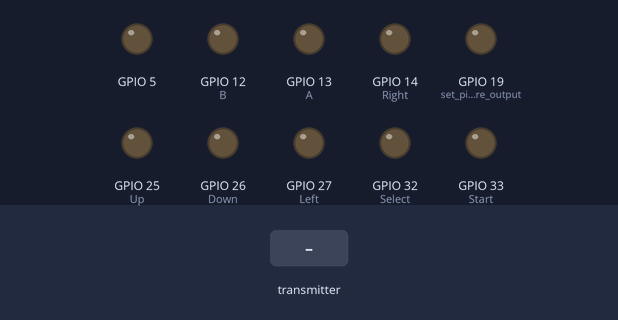
This sketch was run on a simulated ESP32. Shown: output pins drawn as LEDs (lit = HIGH). Inputs (shaded band) come from the test bench. WiFi joins after 1.5 s; servers stay silent unless stated; what the sketch prints to the serial monitor is not drawn.

Above: at 0.0 s.
At 10.1 s:
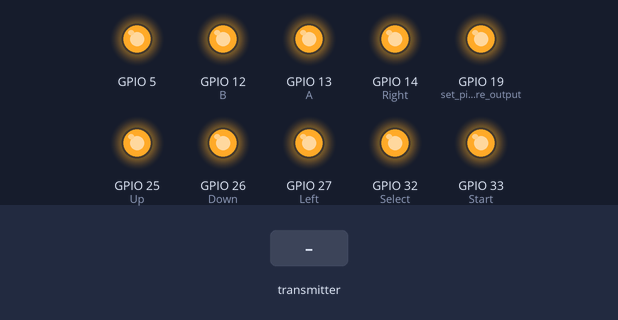
At 13.2 s:
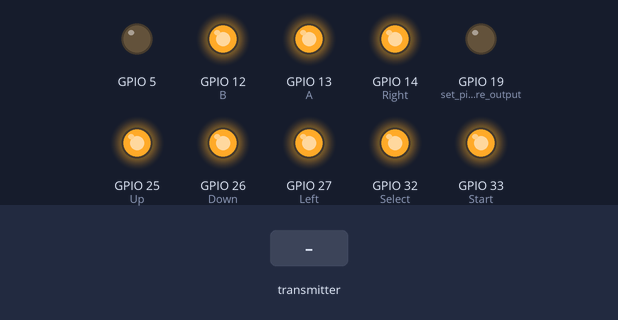
13.3 s: the transmitter starts sending button = 0
Timing chart, 0 to 16.3 s (numbered marks = the images above; inputs shaded):
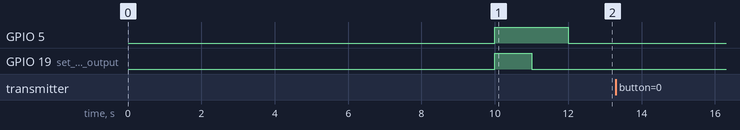

Measured:
- after the input at 13.3 s, every drawn part: stays the same

The sketch:

Original_ESPNow_Receiver.ino
```cpp
/************************************************************************
  Dylan Bollone
  IEEE Tetris Project
  ESP32 on Tetris-Machine board
  Last Updated: 11/19/2025
************************************************************************/

/************************************************************************
  Following code is for the ESP32 connected to the micros from an old
  Micros-II project (LED Coffee Table Featuring Tetris). The purpose of
  This ESP32 is to recieve data from another ESP32 board, and decode
  information into information that the micros from the orignial Tertis
  Table can use.

  Quick note: Tetris Table and Tetris Machine refer to the same
              inanimate object
************************************************************************/

/************************************************************************
  Give credit to: Rui Santos
  Used their resources to set up working ESPNOW communication
  Complete project details at https://randomnerdtutorials.com
************************************************************************/

// load in wifi and esp now libraries
#include <WiFi.h>
#include <esp_now.h>

// Initialize vars to gpio pins
// These are the pins used to output data to the Tetris Table
#define A 13
#define B 12
#define Select 32
#define Start 33
#define Up 25
#define Down 26
#define Left 27
#define Right 14

// time delay const amount among input delays
//   There is a level of uncertainty on how fast the two ESP32s can communicate to change button data
//   because I am unsure how long the Tetris Table needs before button press data can be changed
const int d_time = 50;

// struct for incoming data - same as outgoing data from other esp32
//   the examples from Santos used structs, I am unsure if structs are neccessary for this use-case
//   but I did not want to break anything. Also if I ever wish to send more data, a struct would have
//   to be implemented anyway
typedef struct data
{
  char button;
} data;
// name a var of that type - to store the incoming data
data inData;

/************************************************************************
  Function: OnDataRecieve
  Purpose: This function gets called whenever the ESP32 recognizes that
            another ESP32 is trying to send data.
            Copies the data into inData, and decodes inData.
  Returns: Pulses output pin related to specific values of inData
            Communicates button presses to Tetris Machine micros
  Last Modified: 11/14/2025
************************************************************************/
void OnDataRecieve(const uint8_t * mac, const uint8_t *incomingData, int len)
{
  memcpy(&inData, incomingData, sizeof(inData));
  // Serial.print("Bytes received: ");
  // Serial.println(len);
  Serial.print("button: ");
  Serial.println(inData.button);

  // code for output to tetris machine logic
  if(inData.button == 'A')
  {
    // if A was pressed, pulse A output pin low
    digitalWrite(A, LOW);
    delay(d_time);
    digitalWrite(A, HIGH);
  }
  if(inData.button == 'B')
  {
    // if B was pressed, pulse B output pin low
    digitalWrite(B, LOW);
    delay(d_time);
    digitalWrite(B, HIGH);
  }
  if(inData.button == 's')
  {
    // if select was pressed, pulse start output pin low
    digitalWrite(Select, LOW);
    delay(d_time);
    digitalWrite(Select, HIGH);
  }
  // I may have mixed up the start and select buttons, could possibly have to swap 's' <--> 'S'
  if(inData.button == 'S')
  {
    // if start was pressed, pulse select output pin low
    digitalWrite(Start, LOW);
    delay(d_time);
    digitalWrite(Start, HIGH);
  }
  if(inData.button == 'U')
  {
    // if up was pressed, pulse up output pin low
    digitalWrite(Up, LOW);
    delay(d_time);
    digitalWrite(Up, HIGH);
  }
  if(inData.button == 'D')
  {
    // if down was pressed, pulse down output pin low
    digitalWrite(Down, LOW);
    delay(d_time);
    digitalWrite(Down, HIGH);
  }
  if(inData.button == 'L')
  {
    // if left was pressed, pulse left output pin low
    digitalWrite(Left, LOW);
    delay(d_time);
    digitalWrite(Left, HIGH);
  }
  if(inData.button == 'R')
  {
    // if right was pressed, pulse right output pin low
    digitalWrite(Right, LOW);
    delay(d_time);
    digitalWrite(Right, HIGH);
  }
}

/************************************************************************
  Function: setup
  Purpose: setup and begin serial communication, ESPNOW, callback
            function, and interface to other micros
  Returns: All digital output pins are set to high
            This ESP32 is set up to only recieve data from another ESP32
  Last Modified: 11/19/2025
************************************************************************/
void setup()
{
  // begin serial communication
  Serial.begin(115200);

// relay setup
  delay(10000); // delay for a long time to give the other micros and LED matrix time to setup
  pinMode(19,OUTPUT); // set pins that are output to relays
  pinMode(5,OUTPUT);

  // Initialize pin outputs
  // set pin modes and default values (high)
  pinMode(A, OUTPUT);
  pinMode(B, OUTPUT);
  pinMode(Select, OUTPUT);
  pinMode(Start, OUTPUT);
  pinMode(Up, OUTPUT);
  pinMode(Down, OUTPUT);
  pinMode(Left, OUTPUT);
  pinMode(Right, OUTPUT);

  digitalWrite(19, HIGH); // set the relay output pins high
  digitalWrite(5, HIGH);

  // this tells the Tetris Table micro that no buttons are pressed (buttons are active low)
  digitalWrite(A, HIGH);
  digitalWrite(B, HIGH);
  digitalWrite(Select, HIGH);
  digitalWrite(Start, HIGH);
  digitalWrite(Up, HIGH);
  digitalWrite(Down, HIGH);
  digitalWrite(Left, HIGH);
  digitalWrite(Right, HIGH);

  delay(1000);  // delay for a lil while and set relay output pins to low
  digitalWrite(19, LOW);
  delay(1000);
  digitalWrite(5, LOW);

  // set up wifi mode
  WiFi.mode(WIFI_STA);
  //Init ESP-NOW, send error to serial port if init fails and quit program
  if (esp_now_init() != ESP_OK) {
    Serial.println("Error initializing ESP-NOW");
    return;
  }

  // Once ESPNow is successfully Init, we will register for recv CB to
  // get recv packer info
  esp_now_register_recv_cb(esp_now_recv_cb_t(OnDataRecieve));

// code for getting reciever board mac addr
  // Serial.print("ESP Board MAC Address: ");

  // WiFi.mode(WIFI_STA);
  // WiFi.STA.begin();
  // uint8_t baseMac[6];
  // esp_err_t ret = esp_wifi_get_mac(WIFI_IF_STA, baseMac);
  // if (ret == ESP_OK) {
  //  Serial.printf("%02x:%02x:%02x:%02x:%02x:%02x\n",
  //                 baseMac[0], baseMac[1], baseMac[2],
  //                 baseMac[3], baseMac[4], baseMac[5]);
  // } else {
  //   Serial.println("Failed to read MAC address");
  // }
}

/************************************************************************
  Function: loop
  Purpose: has to be here or else
  Returns: whenever it feels like it
  Last Modified: never
************************************************************************/
void loop()
{

}
```
